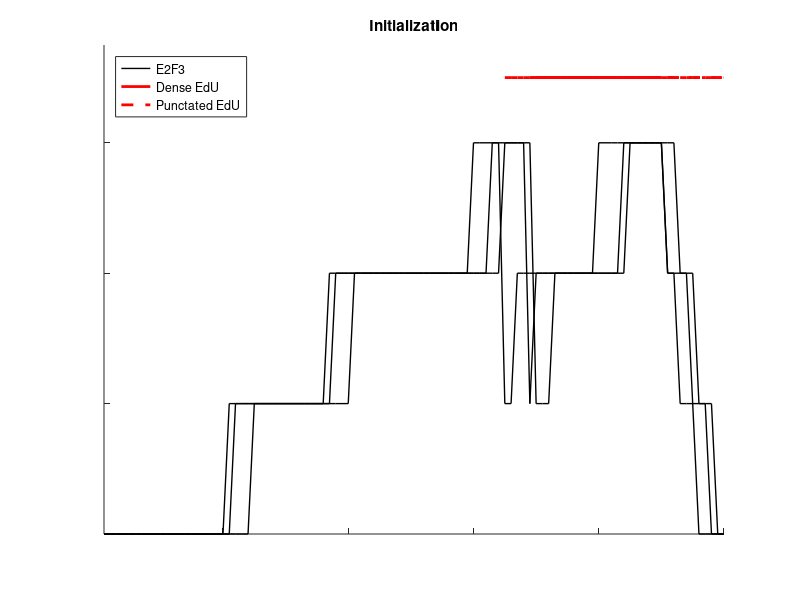
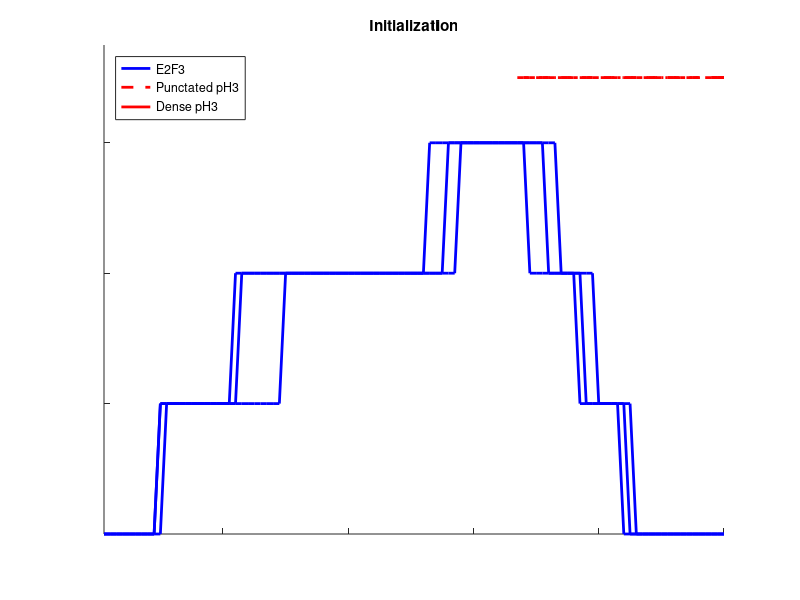
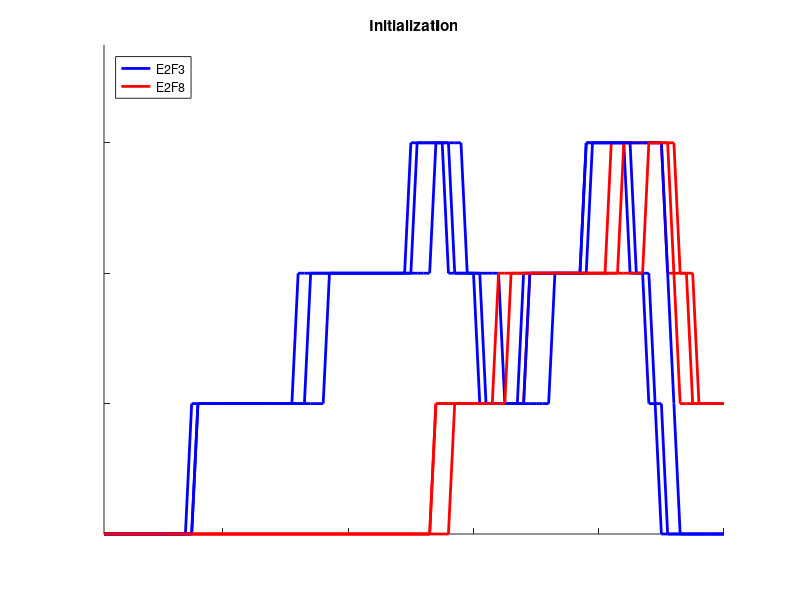
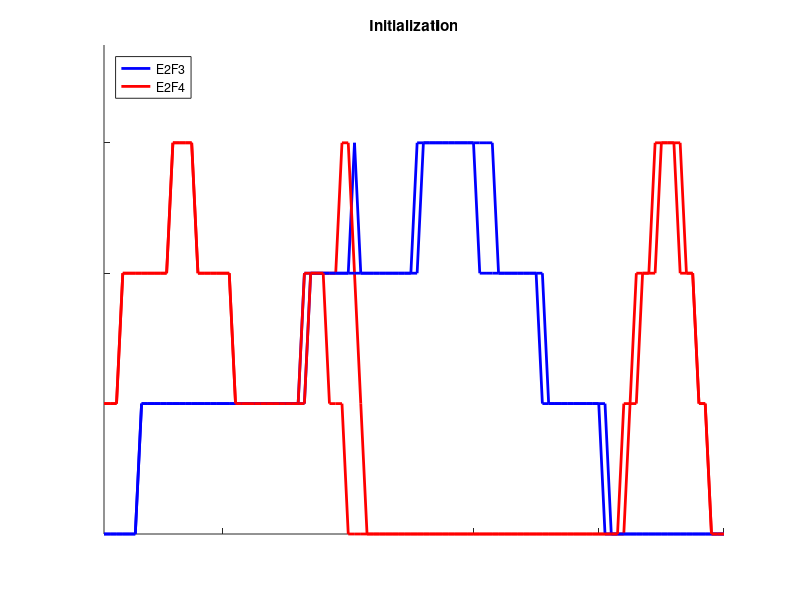

These charts were generated, in order, by the following MATLAB code: (Note: this script raises an error after producing the figures.)
# This program is free software; you can redistribute it and/or modify it under the terms of the GNU Affero General Public License version 3 as published by the Free Software Foundation:
# http://www.gnu.org/licenses/agpl-3.0.txt
############################################################

# data
# E2F3A - EdU
file = importdata ("./data/E2F3A_EdU.csv")
E2F3_EdU = ones(3,100);
currentIndex = ones(3,1);
for i = 1:size(file)(1)
  E2F3_EdU(1,currentIndex(1):(currentIndex(1)+file(i,2)-1)) = file(i,1);
  E2F3_EdU(2,currentIndex(2):(currentIndex(2)+file(i,3)-1)) = file(i,1);
  E2F3_EdU(3,currentIndex(3):(currentIndex(3)+file(i,4)-1)) = file(i,1);
  currentIndex(1) = currentIndex(1) + file(i,2);
  currentIndex(2) = currentIndex(2) + file(i,3);
  currentIndex(3) = currentIndex(3) + file(i,4);
end
# EdU - E2F3A
file = importdata ("./data/EdU_E2F3A.csv")
EdU_E2F3 = ones(3,100);
currentIndex = ones(3,1);
for i = 1:size(file)(1)
  EdU_E2F3(1,currentIndex(1):(currentIndex(1)+file(i,2)-1)) = file(i,1);
  EdU_E2F3(2,currentIndex(2):(currentIndex(2)+file(i,3)-1)) = file(i,1);
  EdU_E2F3(3,currentIndex(3):(currentIndex(3)+file(i,4)-1)) = file(i,1);
  currentIndex(1) = currentIndex(1) + file(i,2);
  currentIndex(2) = currentIndex(2) + file(i,3);
  currentIndex(3) = currentIndex(3) + file(i,4);
end
# E2F3A - pH3
file = importdata ("./data/E2F3A_pH3.csv")
E2F3_pH3 = ones(3,100);
currentIndex = ones(3,1);
for i = 1:size(file)(1)
  E2F3_pH3(1,currentIndex(1):(currentIndex(1)+file(i,2)-1)) = file(i,1);
  E2F3_pH3(2,currentIndex(2):(currentIndex(2)+file(i,3)-1)) = file(i,1);
  E2F3_pH3(3,currentIndex(3):(currentIndex(3)+file(i,4)-1)) = file(i,1);
  currentIndex(1) = currentIndex(1) + file(i,2);
  currentIndex(2) = currentIndex(2) + file(i,3);
  currentIndex(3) = currentIndex(3) + file(i,4);
end
# pH3 - E2F3A
file = importdata ("./data/pH3_E2F3A.csv")
pH3_E2F3 = ones(3,100);
currentIndex = ones(3,1);
for i = 1:size(file)(1)
  pH3_E2F3(1,currentIndex(1):(currentIndex(1)+file(i,2)-1)) = file(i,1);
  pH3_E2F3(2,currentIndex(2):(currentIndex(2)+file(i,3)-1)) = file(i,1);
  pH3_E2F3(3,currentIndex(3):(currentIndex(3)+file(i,4)-1)) = file(i,1);
  currentIndex(1) = currentIndex(1) + file(i,2);
  currentIndex(2) = currentIndex(2) + file(i,3);
  currentIndex(3) = currentIndex(3) + file(i,4);
end
# E2F8 - EdU
file = importdata ("./data/E2F8_EdU.csv")
E2F8_EdU = ones(3,100);
currentIndex = ones(3,1);
for i = 1:size(file)(1)
  E2F8_EdU(1,currentIndex(1):(currentIndex(1)+file(i,2)-1)) = file(i,1);
  E2F8_EdU(2,currentIndex(2):(currentIndex(2)+file(i,3)-1)) = file(i,1);
  E2F8_EdU(3,currentIndex(3):(currentIndex(3)+file(i,4)-1)) = file(i,1);
  currentIndex(1) = currentIndex(1) + file(i,2);
  currentIndex(2) = currentIndex(2) + file(i,3);
  currentIndex(3) = currentIndex(3) + file(i,4);
end
# EdU - E2F8
file = importdata ("./data/EdU_E2F8.csv")
EdU_E2F8 = ones(3,100);
currentIndex = ones(3,1);
for i = 1:size(file)(1)
  EdU_E2F8(1,currentIndex(1):(currentIndex(1)+file(i,2)-1)) = file(i,1);
  EdU_E2F8(2,currentIndex(2):(currentIndex(2)+file(i,3)-1)) = file(i,1);
  EdU_E2F8(3,currentIndex(3):(currentIndex(3)+file(i,4)-1)) = file(i,1);
  currentIndex(1) = currentIndex(1) + file(i,2);
  currentIndex(2) = currentIndex(2) + file(i,3);
  currentIndex(3) = currentIndex(3) + file(i,4);
end
#E2F8 - pH3
file = importdata ("./data/E2F8_pH3.csv")
E2F8_pH3 = ones(3,100);
currentIndex = ones(3,1);
for i = 1:size(file)(1)
  E2F8_pH3(1,currentIndex(1):(currentIndex(1)+file(i,2)-1)) = file(i,1);
  E2F8_pH3(2,currentIndex(2):(currentIndex(2)+file(i,3)-1)) = file(i,1);
  E2F8_pH3(3,currentIndex(3):(currentIndex(3)+file(i,4)-1)) = file(i,1);
  currentIndex(1) = currentIndex(1) + file(i,2);
  currentIndex(2) = currentIndex(2) + file(i,3);
  currentIndex(3) = currentIndex(3) + file(i,4);
end
# pH3 - E2F8
file = importdata ("./data/pH3_E2F8.csv")
pH3_E2F8 = ones(3,100);
currentIndex = ones(3,1);
for i = 1:size(file)(1)
  pH3_E2F8(1,currentIndex(1):(currentIndex(1)+file(i,2)-1)) = file(i,1);
  pH3_E2F8(2,currentIndex(2):(currentIndex(2)+file(i,3)-1)) = file(i,1);
  pH3_E2F8(3,currentIndex(3):(currentIndex(3)+file(i,4)-1)) = file(i,1);
  currentIndex(1) = currentIndex(1) + file(i,2);
  currentIndex(2) = currentIndex(2) + file(i,3);
  currentIndex(3) = currentIndex(3) + file(i,4);
end
# E2F3A - E2F8
file = importdata ("./data/E2F3A_E2F8.csv")
E2F3_E2F8 = ones(3,100);
currentIndex = ones(3,1);
for i = 1:size(file)(1)
  E2F3_E2F8(1,currentIndex(1):(currentIndex(1)+file(i,2)-1)) = file(i,1);
  E2F3_E2F8(2,currentIndex(2):(currentIndex(2)+file(i,3)-1)) = file(i,1);
  E2F3_E2F8(3,currentIndex(3):(currentIndex(3)+file(i,4)-1)) = file(i,1);
  currentIndex(1) = currentIndex(1) + file(i,2);
  currentIndex(2) = currentIndex(2) + file(i,3);
  currentIndex(3) = currentIndex(3) + file(i,4);
end
# E2F8 - E2F3A
file = importdata ("./data/E2F8_E2F3A.csv")
E2F8_E2F3 = ones(3,100);
currentIndex = ones(3,1);
for i = 1:size(file)(1)
  E2F8_E2F3(1,currentIndex(1):(currentIndex(1)+file(i,2)-1)) = file(i,1);
  E2F8_E2F3(2,currentIndex(2):(currentIndex(2)+file(i,3)-1)) = file(i,1);
  E2F8_E2F3(3,currentIndex(3):(currentIndex(3)+file(i,4)-1)) = file(i,1);
  currentIndex(1) = currentIndex(1) + file(i,2);
  currentIndex(2) = currentIndex(2) + file(i,3);
  currentIndex(3) = currentIndex(3) + file(i,4);
end
# E2F4 - EdU
file = importdata ("./data/E2F4_EdU.csv")
E2F4_EdU = ones(2,100);
currentIndex = ones(2,1);
for i = 1:size(file)(1)
  E2F4_EdU(1,currentIndex(1):(currentIndex(1)+file(i,2)-1)) = file(i,1);
  E2F4_EdU(2,currentIndex(2):(currentIndex(2)+file(i,3)-1)) = file(i,1);
  currentIndex(1) = currentIndex(1) + file(i,2);
  currentIndex(2) = currentIndex(2) + file(i,3);
end
# EdU - E2F4
file = importdata ("./data/EdU_E2F4.csv")
EdU_E2F4 = ones(2,100);
currentIndex = ones(2,1);
for i = 1:size(file)(1)
  EdU_E2F4(1,currentIndex(1):(currentIndex(1)+file(i,2)-1)) = file(i,1);
  EdU_E2F4(2,currentIndex(2):(currentIndex(2)+file(i,3)-1)) = file(i,1);
  currentIndex(1) = currentIndex(1) + file(i,2);
  currentIndex(2) = currentIndex(2) + file(i,3);
end
# E2F4 - pH3
file = importdata ("./data/E2F4_pH3.csv")
E2F4_pH3 = ones(2,100);
currentIndex = ones(2,1);
for i = 1:size(file)(1)
  E2F4_pH3(1,currentIndex(1):(currentIndex(1)+file(i,2)-1)) = file(i,1);
  E2F4_pH3(2,currentIndex(2):(currentIndex(2)+file(i,3)-1)) = file(i,1);
  currentIndex(1) = currentIndex(1) + file(i,2);
  currentIndex(2) = currentIndex(2) + file(i,3);
end
# pH3 - E2F4
file = importdata ("./data/pH3_E2F4.csv")
pH3_E2F4 = ones(2,100);
currentIndex = ones(2,1);
for i = 1:size(file)(1)
  pH3_E2F4(1,currentIndex(1):(currentIndex(1)+file(i,2)-1)) = file(i,1);
  pH3_E2F4(2,currentIndex(2):(currentIndex(2)+file(i,3)-1)) = file(i,1);
  currentIndex(1) = currentIndex(1) + file(i,2);
  currentIndex(2) = currentIndex(2) + file(i,3);
end
# E2F3A - E2F4
file = importdata ("./data/E2F3A_E2F4.csv")
E2F3_E2F4 = ones(2,100);
currentIndex = ones(2,1);
for i = 1:size(file)(1)
  E2F3_E2F4(1,currentIndex(1):(currentIndex(1)+file(i,2)-1)) = file(i,1);
  E2F3_E2F4(2,currentIndex(2):(currentIndex(2)+file(i,3)-1)) = file(i,1);
  currentIndex(1) = currentIndex(1) + file(i,2);
  currentIndex(2) = currentIndex(2) + file(i,3);
end
#E2F4 - E2F3A
file = importdata ("./data/E2F4_E2F3A.csv")
E2F4_E2F3 = ones(2,100);
currentIndex = ones(2,1);
for i = 1:size(file)(1)
  E2F4_E2F3(1,currentIndex(1):(currentIndex(1)+file(i,2)-1)) = file(i,1);
  E2F4_E2F3(2,currentIndex(2):(currentIndex(2)+file(i,3)-1)) = file(i,1);
  currentIndex(1) = currentIndex(1) + file(i,2);
  currentIndex(2) = currentIndex(2) + file(i,3);
end

# plot variables
x=1:100;
xx = linspace (0, 100, 400);

# initialization figures
# E2F3 - EdU
hf=figure();
hold on;
for i = 1:3
  plot(x,E2F3_EdU(i,:),'k','LineWidth',1,x(EdU_E2F3(i,:)==1),(EdU_E2F3(EdU_E2F3(i,:)==1)+3.5),'r-','LineWidth',2,x(EdU_E2F3(i,:)==2),(EdU_E2F3(EdU_E2F3(i,:)==2)+3.5),'r--','LineWidth',2)
end
axis([1 100 0 3.75],"nolabel")
legend("E2F3","Dense EdU","Punctated EdU","location","NorthWest")
title("Initialization")
print (hf, "./results/E2F3-EdU_MW_initialization.png");
close();
# E2F3 - pH3
hf=figure();
hold on;
for i = 1:3
  plot(x,E2F3_pH3(i,:),'b','LineWidth',2,x(pH3_E2F3(i,:)==1),(pH3_E2F3(pH3_E2F3(i,:)==1)+3.5),'r--','LineWidth',2,x(pH3_E2F3(i,:)==2),(pH3_E2F3(pH3_E2F3(i,:)==2)+3.5),'r-','LineWidth',2)
end
axis([1 100 0 3.75],"nolabel")
legend("E2F3","Punctated pH3","Dense pH3","location","NorthWest")
title("Initialization")
print (hf, "./results/E2F3-pH3_MW_initialization.png");
close();
# E2F3 - E2F8
hf=figure();
hold on;
for i = 1:3
  plot(x,E2F3_E2F8(i,:),'b-','LineWidth',2,E2F8_E2F3(i,:),'r-','LineWidth',2)
end
axis([1 100 0 3.75],"nolabel")
legend("E2F3","E2F8","location","NorthWest")
title("Initialization")
print (hf, "./results/E2F3-E2F8_MW_initialization.png");
close();
# E2F3 - E2F4
hf=figure();
hold on;
for i = 1:2
  plot(x,E2F3_E2F4(i,:),'b-','LineWidth',2,E2F4_E2F3(i,:),'r-','LineWidth',2)
end
axis([1 100 0 3.75],"nolabel")
legend("E2F3","E2F4","location","NorthWest")
title("Initialization")
print (hf, "./results/E2F3-E2F4_MW_initialization.png");
close();
# E2F8 - EdU
hf=figure();
hold on;
for i = 1:3
  plot(x,E2F8_EdU(i,:),'b','LineWidth',2,x(EdU_E2F8(i,:)==1),(EdU_E2F8(EdU_E2F8(i,:)==1)+3.5),'r-','LineWidth',2,x(EdU_E2F8(i,:)==2),(EdU_E2F8(EdU_E2F8(i,:)==2)+3.5),'r--','LineWidth',2)
end
axis([1 100 0 3.75],"nolabel")
legend("E2F8","Dense EdU","Punctated EdU","location","NorthWest")
title("Initialization")
print (hf, "./results/E2F8-EdU_MW_initialization.png");
close();
# E2F8 - pH3
hf=figure();
hold on;
for i = 1:3
  plot(x,E2F8_pH3(i,:),'b','LineWidth',2,x(pH3_E2F8(i,:)==1),(pH3_E2F8(pH3_E2F8(i,:)==1)+3.5),'r--','LineWidth',2,x(pH3_E2F8(i,:)==2),(pH3_E2F8(pH3_E2F8(i,:)==2)+3.5),'r-','LineWidth',2)
end
axis([1 100 0 3.75],"nolabel")
legend("E2F8","Punctated pH3","Dense pH3","location","NorthWest")
title("Initialization")
print (hf, "./results/E2F8-pH3_MW_initialization.png");
close();
# E2F4 - EdU
hf=figure();
hold on;
for i = 1:2
  plot(x,E2F4_EdU(i,:),'b','LineWidth',2,x(EdU_E2F4(i,:)==1),(EdU_E2F4(EdU_E2F4(i,:)==1)+3.5),'r-','LineWidth',2,x(EdU_E2F4(i,:)==2),(EdU_E2F4(EdU_E2F4(i,:)==2)+3.5),'r--','LineWidth',2)
end
axis([1 100 0 3.75],"nolabel")
legend("E2F4","Dense EdU","Punctated EdU","location","NorthWest")
title("Initialization")
print (hf, "./results/E2F4-EdU_MW_initialization.png");
close();
# E2F4 - pH3
hf=figure();
hold on;
for i = 1:2
  plot(x,E2F4_pH3(i,:),'b','LineWidth',2,x(pH3_E2F4(i,:)==1),(pH3_E2F4(pH3_E2F4(i,:)==1)+3.5),'r--','LineWidth',2,x(pH3_E2F4(i,:)==2),(pH3_E2F4(pH3_E2F4(i,:)==2)+3.5),'r-','LineWidth',2)
end
axis([1 100 0 3.75],"nolabel")
legend("E2F4","Punctated pH3","Dense pH3","location","NorthWest")
title("Initialization")
print (hf, "./results/E2F4-pH3_MW_initialization.png");
close();


# E2F3 - swap between EdU and pH3 that minimizes the distance between E2F3_EdU and E2F3_pH3
swapped_E2F3_EdU = E2F3_EdU;
swapped_EdU_E2F3 = EdU_E2F3;
for i = 1:3
  minDistance = inf;
  for p = 1:100
    swapVector = [p:100,1:(p-1)];
    currentDistance = 0;
    for j = 1:3
      currentDistance = currentDistance + sum((E2F3_EdU(i,swapVector)-E2F3_pH3(j,:)).^2);
    end
    if (currentDistance<minDistance)
      minDistance = currentDistance;
      swapped_E2F3_EdU(i,:) = E2F3_EdU(i,swapVector);
      swapped_EdU_E2F3(i,:) = EdU_E2F3(i,swapVector);
    endif
  end
end
# E2F8 - swap between EdU and pH3 that minimizes the distance between E2F8_EdU and E2F8_pH3
swapped_E2F8_EdU = E2F8_EdU;
swapped_EdU_E2F8 = EdU_E2F8;
for i = 1:3
  minDistance = inf;
  for p = 1:100
    swapVector = [p:100,1:(p-1)];
    currentDistance = 0;
    for j = 1:3
      currentDistance = currentDistance + sum((E2F8_EdU(i,swapVector)-E2F8_pH3(j,:)).^2);
    end
    if (currentDistance<minDistance)
      minDistance = currentDistance;
      swapped_E2F8_EdU(i,:) = E2F8_EdU(i,swapVector);
      swapped_EdU_E2F8(i,:) = EdU_E2F8(i,swapVector);
    endif
  end
end
# E2F4 - swap between EdU associated with E2F4 and EdU associated with E2F3 and E2F8
swapped_E2F4_EdU = E2F4_EdU;
swapped_EdU_E2F4 = EdU_E2F4;
for i = 1:2
  minDistance = inf;
  for p = 1:100
    swapVector = [p:100,1:(p-1)];
    currentDistance = 0;
    for j = 1:2
      currentDistance = currentDistance + sum((E2F4_EdU(i,swapVector)-E2F4_pH3(j,:)).^2);
    end
    if (currentDistance<minDistance)
      minDistance = currentDistance;
      swapped_E2F4_EdU(i,:) = E2F4_EdU(i,swapVector);
      swapped_EdU_E2F4(i,:) = EdU_E2F4(i,swapVector);
    endif
  end
end
# swap that minimizes distance between E2Fs for EdU and pH3 and distance between EdUs
inter_E2F3_EdU = swapped_E2F3_EdU;
final_EdU_E2F3 = swapped_EdU_E2F3;
inter_E2F8_EdU = swapped_E2F8_EdU;
final_EdU_E2F8 = swapped_EdU_E2F8;
inter_E2F4_EdU = swapped_E2F4_EdU;
final_EdU_E2F4 = swapped_EdU_E2F4;

# E2F3A initial registration
hf=figure();
hold on;
for i = 1:3
  plot(x,inter_E2F3_EdU(i,:),'r--','LineWidth',2,E2F3_pH3(i,:),'b--','LineWidth',2, ...
     x(final_EdU_E2F3(i,:)==1),(final_EdU_E2F3(final_EdU_E2F3(i,:)==1)+3.5+i*.1),'r-','LineWidth',2,x(final_EdU_E2F3(i,:)==2),(final_EdU_E2F3(final_EdU_E2F3(i,:)==2)+3.5+i*.1),'r--','LineWidth',2, ...
     x(pH3_E2F3(i,:)==1),(pH3_E2F3(pH3_E2F3(i,:)==1)+4+i*.1),'r--','LineWidth',2,x(pH3_E2F3(i,:)==2),(pH3_E2F3(pH3_E2F3(i,:)==2)+4+i*.1),'r-','LineWidth',2);
end
axis([1 100 0 4.5],"nolabel")
legend("E2F3 1","E2F3 2","location","NorthWest")
title("EdU registration based on pH3 levels for E2F3A")
print (hf, "./results/E2F3_MW_initialRegistration1.png");
close();
# E2F8 initial registration
hf=figure();
hold on;
for i = 1:3
  plot(x,inter_E2F8_EdU(i,:),'r--','LineWidth',2,E2F8_pH3(i,:),'b--','LineWidth',2, ...
     x(final_EdU_E2F8(i,:)==1),(final_EdU_E2F8(final_EdU_E2F8(i,:)==1)+3.5+i*.1),'r-','LineWidth',2,x(final_EdU_E2F8(i,:)==2),(final_EdU_E2F8(final_EdU_E2F8(i,:)==2)+3.5+i*.1),'r--','LineWidth',2, ...
     x(pH3_E2F8(i,:)==1),(pH3_E2F8(pH3_E2F8(i,:)==1)+4+i*.1),'r--','LineWidth',2,x(pH3_E2F8(i,:)==2),(pH3_E2F8(pH3_E2F8(i,:)==2)+4+i*.1),'r-','LineWidth',2);
end
axis([1 100 0 4.5],"nolabel")
legend("E2F8 1","E2F8 2","location","NorthWest")
title("EdU registration based on pH3 levels for E2F8")
print (hf, "./results/E2F8_MW_initialRegistration1.png");
close();
# E2F4 initial registration
hf=figure();
hold on;
for i = 1:2
  plot(x,inter_E2F4_EdU(i,:),'r--','LineWidth',2,E2F4_pH3(i,:),'b--','LineWidth',2, ...
     x(final_EdU_E2F4(i,:)==1),(final_EdU_E2F4(final_EdU_E2F4(i,:)==1)+3.5+i*.1),'r-','LineWidth',2,x(final_EdU_E2F4(i,:)==2),(final_EdU_E2F4(final_EdU_E2F4(i,:)==2)+3.5+i*.1),'r--','LineWidth',2, ...
     x(pH3_E2F4(i,:)==1),(pH3_E2F4(pH3_E2F4(i,:)==1)+4+i*.1),'r--','LineWidth',2,x(pH3_E2F4(i,:)==2),(pH3_E2F4(pH3_E2F4(i,:)==2)+4+i*.1),'r-','LineWidth',2);
end
axis([1 100 0 4.5],"nolabel")
legend("E2F4 1","E2F4 2","location","NorthWest")
title("EdU registration based on pH3 levels for E2F4")
print (hf, "./results/E2F4_MW_initialRegistration1.png");
close();
# EdU and pH3 over E2Fs
hf=figure();
hold on;
for i = 1:2
  plot(x(final_EdU_E2F3(i,:)==1),(final_EdU_E2F3(final_EdU_E2F3(i,:)==1)+i*.1),'r-','LineWidth',2,x(final_EdU_E2F3(i,:)==2),(final_EdU_E2F3(final_EdU_E2F3(i,:)==2)+i*.1),'r--','LineWidth',2, ...
     x(pH3_E2F3(i,:)==1),(pH3_E2F3(pH3_E2F3(i,:)==1)+2+i*.1),'r--','LineWidth',2,x(pH3_E2F3(i,:)==2),(pH3_E2F3(pH3_E2F3(i,:)==2)+2+i*.1),'r-','LineWidth',2, ...
     x(final_EdU_E2F8(i,:)==1),(final_EdU_E2F8(final_EdU_E2F8(i,:)==1)+0.5+i*.1),'r-','LineWidth',2,x(final_EdU_E2F8(i,:)==2),(final_EdU_E2F8(final_EdU_E2F8(i,:)==2)+0.5+i*.1),'r--','LineWidth',2, ...
     x(pH3_E2F8(i,:)==1),(pH3_E2F8(pH3_E2F8(i,:)==1)+2.5+i*.1),'r--','LineWidth',2,x(pH3_E2F8(i,:)==2),(pH3_E2F8(pH3_E2F8(i,:)==2)+2.5+i*.1),'r-','LineWidth',2, ...
     x(final_EdU_E2F4(i,:)==1),(final_EdU_E2F4(final_EdU_E2F4(i,:)==1)+1+i*.1),'r-','LineWidth',2,x(final_EdU_E2F4(i,:)==2),(final_EdU_E2F4(final_EdU_E2F4(i,:)==2)+1+i*.1),'r--','LineWidth',2, ...
     x(pH3_E2F4(i,:)==1),(pH3_E2F4(pH3_E2F4(i,:)==1)+3+i*.1),'r--','LineWidth',2,x(pH3_E2F4(i,:)==2),(pH3_E2F4(pH3_E2F4(i,:)==2)+3+i*.1),'r-','LineWidth',2);
end
plot(x(final_EdU_E2F3(3,:)==1),(final_EdU_E2F3(final_EdU_E2F3(3,:)==1)+3*.1),'r-','LineWidth',2,x(final_EdU_E2F3(3,:)==2),(final_EdU_E2F3(final_EdU_E2F3(3,:)==2)+3*.1),'r--','LineWidth',2, ...
     x(pH3_E2F3(3,:)==1),(pH3_E2F3(pH3_E2F3(3,:)==1)+2+3*.1),'r--','LineWidth',2,x(pH3_E2F3(3,:)==2),(pH3_E2F3(pH3_E2F3(3,:)==2)+2+3*.1),'r-','LineWidth',2, ...
     x(final_EdU_E2F8(3,:)==1),(final_EdU_E2F8(final_EdU_E2F8(3,:)==1)+0.5+3*.1),'r-','LineWidth',2,x(final_EdU_E2F8(3,:)==2),(final_EdU_E2F8(final_EdU_E2F8(3,:)==2)+0.5+3*.1),'r--','LineWidth',2, ...
     x(pH3_E2F8(3,:)==1),(pH3_E2F8(pH3_E2F8(3,:)==1)+2.5+3*.1),'r--','LineWidth',2,x(pH3_E2F8(3,:)==2),(pH3_E2F8(pH3_E2F8(3,:)==2)+2.5+3*.1),'r-','LineWidth',2);
axis([1 100 0 3.5],"nolabel")
title("EdU registration based on pH3 levels for each E2F independently")
print (hf, "./results/EdU_MW_initialRegistration1.png");
close();


swapped_E2F3_EdU = E2F3_EdU;
swapped_EdU_E2F3 = EdU_E2F3;
for i = 1:3
  minDistance = inf;
  for p = 1:100
    swapVector = [p:100,1:(p-1)];
    currentDistance = 0;
    for j = 1:3
      currentDistance = currentDistance + sum((E2F3_EdU(i,swapVector)-E2F3_pH3(j,:)).^2);
    end
    if (currentDistance<minDistance)
      minDistance = currentDistance;
      swapped_E2F3_EdU(i,:) = E2F3_EdU(i,swapVector);
      swapped_EdU_E2F3(i,:) = EdU_E2F3(i,swapVector);
    endif
  end
end


# 2nd stage swap: EdU swap accross E2Fs
nbIters=10;
for k = 1:nbIters
  # swap for E2F3A related curves that minimize the distance between Edu and pH3 over E2Fs
  for i = 1:3
    minDistance=inf;
    for p = 1:100
      swapVector = [p:100,1:(p-1)];
      currentDistance = 0;
      for j = 1:2
        currentDistance = currentDistance + sum((swapped_E2F3_EdU(i,swapVector)-E2F3_pH3(j,:)).^2) + ...
                        sum((swapped_EdU_E2F3(i,swapVector)-swapped_EdU_E2F8(j,:)).^2 + ...
                        (swapped_EdU_E2F3(i,swapVector)-swapped_EdU_E2F4(j,:)).^2);
      end
      currentDistance = currentDistance + sum((swapped_E2F3_EdU(i,swapVector)-E2F3_pH3(3,:)).^2) + ...
                        sum((swapped_EdU_E2F3(i,swapVector)-swapped_EdU_E2F8(3,:)).^2);
      if (currentDistance<minDistance)
        minDistance = currentDistance;
        inter_E2F3_EdU(i,:) = swapped_E2F3_EdU(i,swapVector);
        final_EdU_E2F3(i,:) = swapped_EdU_E2F3(i,swapVector);
      endif
    end
  end
  # swap for E2F8 related curves that minimize the distance between Edu and pH3 over E2Fs
  for i = 1:3
    minDistance=inf;
    for p = 1:100
      swapVector = [p:100,1:(p-1)];
      currentDistance = 0;
      for j = 1:2
        currentDistance = currentDistance + sum((swapped_E2F8_EdU(i,swapVector)-E2F8_pH3(j,:)).^2) + ...
                        sum((swapped_EdU_E2F8(i,swapVector)-swapped_EdU_E2F3(j,:)).^2 + ...
                        (swapped_EdU_E2F8(i,swapVector)-swapped_EdU_E2F4(j,:)).^2);
      end
      currentDistance = currentDistance + sum((swapped_E2F8_EdU(i,swapVector)-E2F8_pH3(3,:)).^2) + ...
                        sum((swapped_EdU_E2F8(i,swapVector)-swapped_EdU_E2F3(3,:)).^2);
      if (currentDistance<minDistance)
        minDistance = currentDistance;
        inter_E2F8_EdU(i,:) = swapped_E2F8_EdU(i,swapVector);
        final_EdU_E2F8(i,:) = swapped_EdU_E2F8(i,swapVector);
      endif
    end
  end
  # swap for E2F4 related curves that minimize the distance between Edu and pH3 over E2Fs
  for i = 1:2
    minDistance=inf;
    for p = 1:100
      swapVector = [p:100,1:(p-1)];
      currentDistance = 0;
      for j = 1:2
        currentDistance = currentDistance + sum((swapped_E2F4_EdU(i,swapVector)-E2F4_pH3(j,:)).^2) + ...
                        sum((swapped_EdU_E2F4(i,swapVector)-swapped_EdU_E2F3(j,:)).^2 + ...
                        (swapped_EdU_E2F4(i,swapVector)-swapped_EdU_E2F8(j,:)).^2);
      end
      currentDistance = currentDistance + sum((swapped_EdU_E2F4(i,swapVector)-swapped_EdU_E2F3(j,:)).^2 + ...
                        (swapped_EdU_E2F4(i,swapVector)-swapped_EdU_E2F8(j,:)).^2);
      if (currentDistance<minDistance)
        minDistance = currentDistance;
        inter_E2F4_EdU(i,:) = swapped_E2F4_EdU(i,swapVector);
        final_EdU_E2F4(i,:) = swapped_EdU_E2F4(i,swapVector);
      endif
    end
  end
end

# E2F3A initial registration stage 2
hf=figure();
hold on;
for i = 1:3
  plot(x,inter_E2F3_EdU(i,:),'r--','LineWidth',2,E2F3_pH3(i,:),'b--','LineWidth',2, ...
     x(final_EdU_E2F3(i,:)==1),(final_EdU_E2F3(final_EdU_E2F3(i,:)==1)+3.5+i*.1),'r-','LineWidth',2,x(final_EdU_E2F3(i,:)==2),(final_EdU_E2F3(final_EdU_E2F3(i,:)==2)+3.5+i*.1),'r--','LineWidth',2, ...
     x(pH3_E2F3(i,:)==1),(pH3_E2F3(pH3_E2F3(i,:)==1)+4+i*.1),'r--','LineWidth',2,x(pH3_E2F3(i,:)==2),(pH3_E2F3(pH3_E2F3(i,:)==2)+4+i*.1),'r-','LineWidth',2);
end
axis([1 100 0 4.5],"nolabel")
legend("E2F3 1","E2F3 2","location","NorthWest")
title("EdU registration based on pH3 levels over E2Fs")
print (hf, "./results/E2F3_MW_initialRegistration2.png");
close();
# E2F8 initial registration stage 2
hf=figure();
hold on;
for i = 1:3
  plot(x,inter_E2F8_EdU(i,:),'r--','LineWidth',2,E2F8_pH3(i,:),'b--','LineWidth',2, ...
     x(final_EdU_E2F8(i,:)==1),(final_EdU_E2F8(final_EdU_E2F8(i,:)==1)+3.5+i*.1),'r-','LineWidth',2,x(final_EdU_E2F8(i,:)==2),(final_EdU_E2F8(final_EdU_E2F8(i,:)==2)+3.5+i*.1),'r--','LineWidth',2, ...
     x(pH3_E2F8(i,:)==1),(pH3_E2F8(pH3_E2F8(i,:)==1)+4+i*.1),'r--','LineWidth',2,x(pH3_E2F8(i,:)==2),(pH3_E2F8(pH3_E2F8(i,:)==2)+4+i*.1),'r-','LineWidth',2);
end
axis([1 100 0 4.5],"nolabel")
legend("E2F8 1","E2F8 2","location","NorthWest")
title("EdU registration based on pH3 levels over E2Fs")
print (hf, "./results/E2F8_MW_initialRegistration2.png");
close();
# E2F4 initial registration stage 2
hf=figure();
hold on;
for i = 1:2
  plot(x,inter_E2F4_EdU(i,:),'r--','LineWidth',2,E2F4_pH3(i,:),'b--','LineWidth',2, ...
     x(final_EdU_E2F4(i,:)==1),(final_EdU_E2F4(final_EdU_E2F4(i,:)==1)+3.5+i*.1),'r-','LineWidth',2,x(final_EdU_E2F4(i,:)==2),(final_EdU_E2F4(final_EdU_E2F4(i,:)==2)+3.5+i*.1),'r--','LineWidth',2, ...
     x(pH3_E2F4(i,:)==1),(pH3_E2F4(pH3_E2F4(i,:)==1)+4+i*.1),'r--','LineWidth',2,x(pH3_E2F4(i,:)==2),(pH3_E2F4(pH3_E2F4(i,:)==2)+4+i*.1),'r-','LineWidth',2);
end
axis([1 100 0 4.5],"nolabel")
legend("E2F4 1","E2F4 2","location","NorthWest")
title("EdU registration based on pH3 levels over E2Fs")
print (hf, "./results/E2F4_MW_initialRegistration2.png");
close();
# EdU and pH3 over E2Fs
hf=figure();
hold on;
for i = 1:2
  plot(x(final_EdU_E2F3(i,:)==1),(final_EdU_E2F3(final_EdU_E2F3(i,:)==1)+i*.1),'r-','LineWidth',2,x(final_EdU_E2F3(i,:)==2),(final_EdU_E2F3(final_EdU_E2F3(i,:)==2)+i*.1),'r--','LineWidth',2, ...
     x(pH3_E2F3(i,:)==1),(pH3_E2F3(pH3_E2F3(i,:)==1)+2+i*.1),'r--','LineWidth',2,x(pH3_E2F3(i,:)==2),(pH3_E2F3(pH3_E2F3(i,:)==2)+2+i*.1),'r-','LineWidth',2, ...
     x(final_EdU_E2F8(i,:)==1),(final_EdU_E2F8(final_EdU_E2F8(i,:)==1)+0.5+i*.1),'r-','LineWidth',2,x(final_EdU_E2F8(i,:)==2),(final_EdU_E2F8(final_EdU_E2F8(i,:)==2)+0.5+i*.1),'r--','LineWidth',2, ...
     x(pH3_E2F8(i,:)==1),(pH3_E2F8(pH3_E2F8(i,:)==1)+2.5+i*.1),'r--','LineWidth',2,x(pH3_E2F8(i,:)==2),(pH3_E2F8(pH3_E2F8(i,:)==2)+2.5+i*.1),'r-','LineWidth',2, ...
     x(final_EdU_E2F4(i,:)==1),(final_EdU_E2F4(final_EdU_E2F4(i,:)==1)+1+i*.1),'r-','LineWidth',2,x(final_EdU_E2F4(i,:)==2),(final_EdU_E2F4(final_EdU_E2F4(i,:)==2)+1+i*.1),'r--','LineWidth',2, ...
     x(pH3_E2F4(i,:)==1),(pH3_E2F4(pH3_E2F4(i,:)==1)+3+i*.1),'r--','LineWidth',2,x(pH3_E2F4(i,:)==2),(pH3_E2F4(pH3_E2F4(i,:)==2)+3+i*.1),'r-','LineWidth',2);
end
plot(x(final_EdU_E2F3(3,:)==1),(final_EdU_E2F3(final_EdU_E2F3(3,:)==1)+3*.1),'r-','LineWidth',2,x(final_EdU_E2F3(3,:)==2),(final_EdU_E2F3(final_EdU_E2F3(3,:)==2)+3*.1),'r--','LineWidth',2, ...
     x(pH3_E2F3(3,:)==1),(pH3_E2F3(pH3_E2F3(3,:)==1)+2+3*.1),'r--','LineWidth',2,x(pH3_E2F3(3,:)==2),(pH3_E2F3(pH3_E2F3(3,:)==2)+2+3*.1),'r-','LineWidth',2, ...
     x(final_EdU_E2F8(3,:)==1),(final_EdU_E2F8(final_EdU_E2F8(3,:)==1)+0.5+3*.1),'r-','LineWidth',2,x(final_EdU_E2F8(3,:)==2),(final_EdU_E2F8(final_EdU_E2F8(3,:)==2)+0.5+3*.1),'r--','LineWidth',2, ...
     x(pH3_E2F8(3,:)==1),(pH3_E2F8(pH3_E2F8(3,:)==1)+2.5+3*.1),'r--','LineWidth',2,x(pH3_E2F8(3,:)==2),(pH3_E2F8(pH3_E2F8(3,:)==2)+2.5+3*.1),'r-','LineWidth',2);
axis([1 100 0 3.5],"nolabel")
title("EdU registration based on pH3 levels over E2Fs")
print (hf, "./results/EdU_MW_initialRegistration2.png");
close();

######################################################################
# Local Hungarian algorithm 2
######################################################################
# Register E2F3, E2F8 and E2F4 all together
######################################################################
current_E2F3_EdU = inter_E2F3_EdU;
current_E2F3_pH3 = E2F3_pH3;
current_E2F8_EdU = inter_E2F8_EdU;
current_E2F8_pH3 = E2F8_pH3;
current_E2F4_EdU = inter_E2F4_EdU;
current_E2F4_pH3 = E2F4_pH3;
current_E2F3_E2F8 = E2F3_E2F8;
current_E2F3_E2F4 = E2F3_E2F4;
current_E2F8_E2F3 = E2F8_E2F3;
current_E2F4_E2F3 = E2F4_E2F3;
nbIters=100;

for k = 1:nbIters
  # Register E2F3_EdU
  for p = 1:3
    E2F3_EdU_cost = zeros(100);
    for q = 1:2
      for i = 1:100
        for j = 1:100
          E2F3_EdU_cost(j,i) += ((current_E2F3_EdU(p,j)-current_E2F3_pH3(q,i))^2 + (current_E2F3_EdU(p,j)-current_E2F3_E2F8(q,i))^2 + ...
                                (current_E2F3_EdU(p,j)-current_E2F3_E2F4(q,i))^2);
        end
      end
    end
    for i = 1:100
      for j = 1:100
        E2F3_EdU_cost(j,i) += ((current_E2F3_EdU(p,j)-current_E2F3_pH3(3,i))^2 + (current_E2F3_EdU(p,j)-current_E2F3_E2F8(3,i))^2 + ...
                              100*(final_EdU_E2F3(p,j)-final_EdU_E2F3(p,i))^2 + sqrt(min([i-j,100-(i-j)])^2)/k);
      end
    end
    # Assignment with Hungarian algorithm
    [E2F3_EdU_C,E2F3_EdU_T] = hungarian(E2F3_EdU_cost);
    current_E2F3_EdU(p,:) = current_E2F3_EdU(p,E2F3_EdU_C);
    final_EdU_E2F3(p,:) = final_EdU_E2F3(p,E2F3_EdU_C);
  end
  # Register E2F3_pH3
  for p = 1:3
    E2F3_pH3_cost = zeros(100);
    for q = 1:2
      for i=1:100
        for j=1:100
          E2F3_pH3_cost(j,i) += ((current_E2F3_pH3(p,j)-current_E2F3_EdU(q,i))^2 + (current_E2F3_pH3(p,j)-current_E2F3_E2F8(q,i))^2 + ...
                                (current_E2F3_EdU(p,j)-current_E2F3_E2F4(q,i))^2);
        end
      end
    end
    for i=1:100
      for j=1:100
        E2F3_pH3_cost(j,i) += ((current_E2F3_pH3(p,j)-current_E2F3_EdU(3,i))^2 + (current_E2F3_pH3(p,j)-current_E2F3_E2F8(3,i))^2 + ...
                              100*(pH3_E2F3(p,j)-pH3_E2F3(p,i))^2 + sqrt(min([i-j,100-(i-j)])^2)/k);
      end
    end
    # Assignment with Hungarian algorithm
    [E2F3_pH3_C,E2F3_pH3_T] = hungarian(E2F3_pH3_cost);
    current_E2F3_pH3(p,:) = current_E2F3_pH3(p,E2F3_pH3_C);
    pH3_E2F3(p,:) = pH3_E2F3(p,E2F3_pH3_C);
  end
  # Register E2F8_EdU
  for p = 1:3
    E2F8_EdU_cost = zeros(100);
    for q = 1:3
      for i=1:100
        for j=1:100
          E2F8_EdU_cost(j,i) += ((current_E2F8_EdU(p,j)-current_E2F8_pH3(q,i))^2 + (current_E2F8_EdU(p,j)-current_E2F8_E2F3(q,i))^2);
        end
      end
    end
    for i=1:100
      for j=1:100
        E2F8_EdU_cost(j,i) += (100*(final_EdU_E2F8(p,j)-final_EdU_E2F8(p,i))^2 + sqrt(min([i-j,100-(i-j)])^2)/k);
      end
    end
    # Assignment with Hungarian algorithm
    [E2F8_EdU_C,E2F8_EdU_T] = hungarian(E2F8_EdU_cost);
    current_E2F8_EdU(p,:) = current_E2F8_EdU(p,E2F8_EdU_C);
    final_EdU_E2F8(p,:) = final_EdU_E2F8(p,E2F8_EdU_C);
  end
  # Register E2F3_pH3
  for p = 1:3
    E2F8_pH3_cost = zeros(100);
    for q = 1:3
      for i=1:100
        for j=1:100
          E2F8_pH3_cost(j,i) += ((current_E2F8_pH3(p,j)-current_E2F8_EdU(q,i))^2 + (current_E2F8_pH3(p,j)-current_E2F8_E2F3(q,i))^2);
        end
      end
    end
    for i=1:100
      for j=1:100
        E2F8_pH3_cost(j,i) += (100*(pH3_E2F8(p,j)-pH3_E2F8(p,i))^2 + sqrt(min([i-j,100-(i-j)])^2)/k);
      end
    end
    # Assignment with Hungarian algorithm
    [E2F8_pH3_C,E2F8_pH3_T] = hungarian(E2F8_pH3_cost);
    current_E2F8_pH3(p,:) = current_E2F8_pH3(p,E2F8_pH3_C);
    pH3_E2F8(p,:) = pH3_E2F8(p,E2F8_pH3_C);
  end
  # Register E2F4_EdU
  for p = 1:2
    E2F4_EdU_cost = zeros(100);
    for q = 1:2
      for i=1:100
        for j=1:100
          E2F4_EdU_cost(j,i) += ((current_E2F4_EdU(p,j)-current_E2F4_pH3(q,i))^2 + (current_E2F4_EdU(p,j)-current_E2F4_E2F3(q,i))^2);
        end
      end
    end
    for i=1:100
      for j=1:100
        E2F4_EdU_cost(j,i) += (100*(final_EdU_E2F4(p,j)-final_EdU_E2F4(p,i))^2 + sqrt(min([i-j,100-(i-j)])^2)/k);
      end
    end
    # Assignment with Hungarian algorithm
    [E2F4_EdU_C,E2F4_EdU_T] = hungarian(E2F4_EdU_cost);
    current_E2F4_EdU(p,:) = current_E2F4_EdU(p,E2F4_EdU_C);
    final_EdU_E2F4(p,:) = final_EdU_E2F4(p,E2F4_EdU_C);
  end
  # Register E2F4_pH3
  for p = 1:2
    E2F4_pH3_cost = zeros(100);
    for q = 1:2
      for i=1:100
        for j=1:100
          E2F4_pH3_cost(j,i) += ((current_E2F4_pH3(p,j)-current_E2F4_EdU(q,i))^2 + (current_E2F4_pH3(p,j)-current_E2F4_E2F3(q,i))^2);
        end
      end
    end
    for i=1:100
        for j=1:100
          E2F4_pH3_cost(j,i) += (100*(pH3_E2F4(p,j)-pH3_E2F4(p,i))^2 + sqrt(min([i-j,100-(i-j)])^2)/k);
        end
      end
    # Assignment with Hungarian algorithm
    [E2F4_pH3_C,E2F4_pH3_T] = hungarian(E2F4_pH3_cost);
    current_E2F4_pH3(p,:) = current_E2F4_pH3(p,E2F4_pH3_C);
    pH3_E2F4(p,:) = pH3_E2F4(p,E2F4_pH3_C);
  end
  # Register E2F3_E2F8
  for p = 1:3
    E2F38_cost = zeros(100);
    for q = 1:2
      for i=1:100
        for j=1:100
          E2F38_cost(j,i) += ((current_E2F3_E2F8(p,j)-current_E2F3_EdU(q,i))^2 + (current_E2F3_E2F8(p,j)-current_E2F3_pH3(q,i))^2 + ...
                              (current_E2F3_E2F8(p,j)-current_E2F3_E2F4(q,i))^2 + ...
                              (current_E2F8_E2F3(p,j)-current_E2F8_EdU(q,i))^2 + (current_E2F8_E2F3(p,j)-current_E2F8_pH3(q,i))^2);
        end
      end
    end
    for i=1:100
      for j=1:100
        E2F38_cost(j,i) += ((current_E2F3_E2F8(p,j)-current_E2F3_EdU(3,i))^2 + (current_E2F3_E2F8(p,j)-current_E2F3_pH3(3,i))^2 + ...
                            (current_E2F8_E2F3(p,j)-current_E2F8_EdU(3,i))^2 + (current_E2F8_E2F3(p,j)-current_E2F8_pH3(3,i))^2 + ...
                            sqrt(min([i-j,100-(i-j)])^2)/k);
      end
    end
    # Assignment with Hungarian algorithm
    [E2F38_C,E2F38_T] = hungarian(E2F38_cost);
    current_E2F3_E2F8(p,:) = current_E2F3_E2F8(p,E2F38_C);
    current_E2F8_E2F3(p,:) = current_E2F8_E2F3(p,E2F38_C);
  end
  # Register E2F3_E2F4
  for p = 1:2
    E2F34_cost = zeros(100);
    for q = 1:2
      for i=1:100
        for j=1:100
          E2F34_cost(j,i) += ((current_E2F3_E2F4(p,j)-current_E2F3_EdU(q,i))^2 + (current_E2F3_E2F4(p,j)-current_E2F3_pH3(q,i))^2 + ...
                              (current_E2F3_E2F4(p,j)-current_E2F3_E2F8(q,i))^2 + ...
                              (current_E2F4_E2F3(p,j)-current_E2F4_EdU(q,i))^2 + (current_E2F4_E2F3(p,j)-current_E2F4_pH3(q,i))^2);
        end
      end
    end
    for i=1:100
      for j=1:100
        E2F34_cost(j,i) += ((current_E2F3_E2F4(p,j)-current_E2F3_EdU(3,i))^2 + (current_E2F3_E2F4(p,j)-current_E2F3_pH3(3,i))^2 + ...
                            (current_E2F3_E2F4(p,j)-current_E2F3_E2F8(3,i))^2 + sqrt(min([i-j,100-(i-j)])^2)/k);
      end
    end
    # Assignment with Hungarian algorithm
    [E2F34_C,E2F34_T] = hungarian(E2F34_cost);
    current_E2F3_E2F4(p,:) = current_E2F3_E2F4(p,E2F34_C);
    current_E2F4_E2F3(p,:) = current_E2F4_E2F3(p,E2F34_C);
  end
end

# E2F3A registration
hf=figure();
hold on;
for i = 1:2
  plot(x,inter_E2F3_EdU(i,:),'r--','LineWidth',2,E2F3_pH3(i,:),'b--','LineWidth',2,current_E2F3_E2F8(i,:),'k--','LineWidth',2,current_E2F3_E2F4(i,:),'g--','LineWidth',2, ...
     x(final_EdU_E2F3(i,:)==1),(final_EdU_E2F3(final_EdU_E2F3(i,:)==1)+3.5+i*.1),'r-','LineWidth',2,x(final_EdU_E2F3(i,:)==2),(final_EdU_E2F3(final_EdU_E2F3(i,:)==2)+3.5+i*.1),'r--','LineWidth',2, ...
     x(pH3_E2F3(i,:)==1),(pH3_E2F3(pH3_E2F3(i,:)==1)+4+i*.1),'r--','LineWidth',2,x(pH3_E2F3(i,:)==2),(pH3_E2F3(pH3_E2F3(i,:)==2)+4+i*.1),'r-','LineWidth',2);
end
plot(x,inter_E2F3_EdU(3,:),'r--','LineWidth',2,E2F3_pH3(3,:),'b--','LineWidth',2,current_E2F3_E2F8(3,:),'k--','LineWidth',2, ...
     x(final_EdU_E2F3(3,:)==1),(final_EdU_E2F3(final_EdU_E2F3(3,:)==1)+3.5+3*.1),'r-','LineWidth',2,x(final_EdU_E2F3(3,:)==2),(final_EdU_E2F3(final_EdU_E2F3(3,:)==2)+3.5+3*.1),'r--','LineWidth',2, ...
     x(pH3_E2F3(3,:)==1),(pH3_E2F3(pH3_E2F3(3,:)==1)+4+3*.1),'r--','LineWidth',2,x(pH3_E2F3(3,:)==2),(pH3_E2F3(pH3_E2F3(3,:)==2)+4+3*.1),'r-','LineWidth',2);
axis([1 100 0 4.5],"nolabel")
legend("E2F3A with EdU","E2F3A with pH3","E2F3A with E2F8","E2F3A with E2F4","location","NorthWest")
title("E2F3A registration")
print (hf, "./results/E2F3_MW_registration_local12.png");
close();
# E2F8 registration
hf=figure();
hold on;
for i = 1:3
  plot(x,inter_E2F8_EdU(i,:),'r--','LineWidth',2,E2F8_pH3(i,:),'b--','LineWidth',2,current_E2F8_E2F3(i,:),'k--','LineWidth',2, ...
     x(final_EdU_E2F8(i,:)==1),(final_EdU_E2F8(final_EdU_E2F8(i,:)==1)+3.5+i*.1),'r-','LineWidth',2,x(final_EdU_E2F8(i,:)==2),(final_EdU_E2F8(final_EdU_E2F8(i,:)==2)+3.5+i*.1),'r--','LineWidth',2, ...
     x(pH3_E2F8(i,:)==1),(pH3_E2F8(pH3_E2F8(i,:)==1)+4+i*.1),'r--','LineWidth',2,x(pH3_E2F8(i,:)==2),(pH3_E2F8(pH3_E2F8(i,:)==2)+4+i*.1),'r-','LineWidth',2);
end
axis([1 100 0 4.5],"nolabel")
legend("E2F8 with EdU","E2F8 with pH3","E2F8 with E2F3A","location","NorthWest")
title("E2F8 registration")
print (hf, "./results/E2F8_MW_registration_local12.png");
close();
# E2F4 registration
hf=figure();
hold on;
for i = 1:2
  plot(x,inter_E2F4_EdU(i,:),'r--','LineWidth',2,E2F4_pH3(i,:),'b--','LineWidth',2,current_E2F4_E2F3(i,:),'k--','LineWidth',2, ...
     x(final_EdU_E2F4(i,:)==1),(final_EdU_E2F4(final_EdU_E2F4(i,:)==1)+3.5+i*.1),'r-','LineWidth',2,x(final_EdU_E2F4(i,:)==2),(final_EdU_E2F4(final_EdU_E2F4(i,:)==2)+3.5+i*.1),'r--','LineWidth',2, ...
     x(pH3_E2F4(i,:)==1),(pH3_E2F4(pH3_E2F4(i,:)==1)+4+i*.1),'r--','LineWidth',2,x(pH3_E2F4(i,:)==2),(pH3_E2F4(pH3_E2F4(i,:)==2)+4+i*.1),'r-','LineWidth',2);
end
axis([1 100 0 4.5],"nolabel")
legend("E2F4 with EdU","E2F4 with pH3","E2F4 with E2F3A","location","NorthWest")
title("E2F4 registration")
print (hf, "./results/E2F4_MW_registration_local12.png");
close();

final_E2F3_EdU = current_E2F3_EdU;
final_E2F3_pH3 = current_E2F3_pH3;
final_E2F3_E2F8 = current_E2F3_E2F8;
final_E2F3_E2F4 = current_E2F3_E2F4;
final_E2F8_EdU = current_E2F8_EdU;
final_E2F8_pH3 = current_E2F8_pH3;
final_E2F8_E2F3 = current_E2F8_E2F3;
final_E2F4_EdU = current_E2F4_EdU;
final_E2F4_pH3 = current_E2F4_pH3;
final_E2F4_E2F3 = current_E2F4_E2F3;

final_EdU = zeros(1,100);
final_pH3 = zeros(1,100);
EdUvalues = zeros(3,100);
pH3values = zeros(3,100);
for j = 1:2
  for i = 1:100
    EdUvalues(final_EdU_E2F3(j,i)+1,i) += 1;
    EdUvalues(final_EdU_E2F8(j,i)+1,i) += 1;
    EdUvalues(final_EdU_E2F4(j,i)+1,i) += 1;
    pH3values(pH3_E2F3(j,i)+1,i) += 1;
    pH3values(pH3_E2F8(j,i)+1,i) += 1;
    pH3values(pH3_E2F4(j,i)+1,i) += 1;
  end
end
for i = 1:100
  EdUvalues(final_EdU_E2F3(3,i)+1,i) += 1;
  EdUvalues(final_EdU_E2F8(3,i)+1,i) += 1;
  pH3values(pH3_E2F3(3,i)+1,i) += 1;
  pH3values(pH3_E2F8(3,i)+1,i) += 1;
end
for i =1:100
  if (EdUvalues(1,i)>3)
    final_EdU(i) = 0;
  elseif (EdUvalues(2,i)>3)
    final_EdU(i) = 1;
  else
    final_EdU(i) = 2;
  endif
  if (pH3values(1,i)>4)
    final_pH3(i) = 0;
  elseif (pH3values(2,i)>3)
    final_pH3(i) = 1;
  else
    final_pH3(i) = 2;
  endif
end


splineParameter=4
pp_E2F3 = splinefit (x, (final_E2F3_EdU(1,:)+final_E2F3_pH3(1,:)+final_E2F3_E2F8(1,:)+final_E2F3_E2F4(1,:)+final_E2F3_EdU(2,:)+final_E2F3_pH3(2,:)+final_E2F3_E2F8(2,:)+final_E2F3_E2F4(2,:)+final_E2F3_EdU(3,:)+final_E2F3_pH3(3,:)+final_E2F3_E2F8(3,:))/11, splineParameter );
y_E2F3 = ppval (pp_E2F3, xx);
y_E2F3(y_E2F3<0) = 0
y_E2F3(380:400) = 0
pp_E2F8 = splinefit (x, (final_E2F8_EdU(1,:)+final_E2F8_pH3(1,:)+final_E2F8_E2F3(1,:)+final_E2F8_EdU(2,:)+final_E2F8_pH3(2,:)+final_E2F8_E2F3(2,:)+final_E2F8_EdU(3,:)+final_E2F8_pH3(3,:)+final_E2F8_E2F3(3,:))/9, splineParameter);
y_E2F8 = ppval (pp_E2F8, xx);
y_E2F8(1:130) = 0
y_E2F8(y_E2F8<0) = 0
pp_E2F4 = splinefit (x, (final_E2F4_EdU(1,:)+final_E2F4_pH3(1,:)+final_E2F4_E2F3(1,:)+final_E2F4_EdU(2,:)+final_E2F4_pH3(2,:)+final_E2F4_E2F3(2,:))/6, splineParameter);
y_E2F4 = ppval (pp_E2F4, xx);
y_E2F4(y_E2F4<0) = 0

# E2F3A registration
hf=figure();
hold on;
for i = 1:2
  plot(x,inter_E2F3_EdU(i,:),'r--','LineWidth',2,E2F3_pH3(i,:),'b--','LineWidth',2,current_E2F3_E2F8(i,:),'k--','LineWidth',2,current_E2F3_E2F4(i,:),'g--','LineWidth',2, ...
     x(final_EdU_E2F3(i,:)==1),(final_EdU_E2F3(final_EdU_E2F3(i,:)==1)+3.5+i*.1),'r-','LineWidth',2,x(final_EdU_E2F3(i,:)==2),(final_EdU_E2F3(final_EdU_E2F3(i,:)==2)+3.5+i*.1),'r--','LineWidth',2, ...
     x(pH3_E2F3(i,:)==1),(pH3_E2F3(pH3_E2F3(i,:)==1)+4+i*.1),'r--','LineWidth',2,x(pH3_E2F3(i,:)==2),(pH3_E2F3(pH3_E2F3(i,:)==2)+4+i*.1),'r-','LineWidth',2);
end
plot(x,inter_E2F3_EdU(3,:),'r--','LineWidth',2,E2F3_pH3(3,:),'b--','LineWidth',2,current_E2F3_E2F8(3,:),'k--','LineWidth',2, ...
     x(final_EdU_E2F3(3,:)==1),(final_EdU_E2F3(final_EdU_E2F3(3,:)==1)+3.5+3*.1),'r-','LineWidth',2,x(final_EdU_E2F3(3,:)==2),(final_EdU_E2F3(final_EdU_E2F3(3,:)==2)+3.5+3*.1),'r--','LineWidth',2, ...
     x(pH3_E2F3(3,:)==1),(pH3_E2F3(pH3_E2F3(3,:)==1)+4+3*.1),'r--','LineWidth',2,x(pH3_E2F3(3,:)==2),(pH3_E2F3(pH3_E2F3(3,:)==2)+4+3*.1),'r-','LineWidth',2);
plot(xx,y_E2F3,'color',[0.44,.68,0.28],'LineWidth',2)
axis([1 100 0 4.5],"nolabel")
legend("E2F3A with EdU","E2F3A with pH3","E2F3A with E2F8","E2F3A with E2F4","location","NorthWest")
title("E2F3A registration")
print (hf, "./results/E2F3_MW_registration_local12.png");
close();
# E2F8 registration
hf=figure();
hold on;
for i = 1:3
  plot(x,inter_E2F8_EdU(i,:),'r--','LineWidth',2,E2F8_pH3(i,:),'b--','LineWidth',2,current_E2F8_E2F3(i,:),'k--','LineWidth',2, ...
     x(final_EdU_E2F8(i,:)==1),(final_EdU_E2F8(final_EdU_E2F8(i,:)==1)+3.5+i*.1),'r-','LineWidth',2,x(final_EdU_E2F8(i,:)==2),(final_EdU_E2F8(final_EdU_E2F8(i,:)==2)+3.5+i*.1),'r--','LineWidth',2, ...
     x(pH3_E2F8(i,:)==1),(pH3_E2F8(pH3_E2F8(i,:)==1)+4+i*.1),'r--','LineWidth',2,x(pH3_E2F8(i,:)==2),(pH3_E2F8(pH3_E2F8(i,:)==2)+4+i*.1),'r-','LineWidth',2);
end
plot(xx,y_E2F8,'color',[0.27,.45,0.77],'LineWidth',2)
axis([1 100 0 4.5],"nolabel")
legend("E2F8 with EdU","E2F8 with pH3","E2F8 with E2F3A","location","NorthWest")
title("E2F8 registration")
print (hf, "./results/E2F8_MW_registration_local12.png");
close();
# E2F4 registration
hf=figure();
hold on;
for i = 1:2
  plot(x,inter_E2F4_EdU(i,:),'r--','LineWidth',2,E2F4_pH3(i,:),'b--','LineWidth',2,current_E2F4_E2F3(i,:),'k--','LineWidth',2, ...
     x(final_EdU_E2F4(i,:)==1),(final_EdU_E2F4(final_EdU_E2F4(i,:)==1)+3.5+i*.1),'r-','LineWidth',2,x(final_EdU_E2F4(i,:)==2),(final_EdU_E2F4(final_EdU_E2F4(i,:)==2)+3.5+i*.1),'r--','LineWidth',2, ...
     x(pH3_E2F4(i,:)==1),(pH3_E2F4(pH3_E2F4(i,:)==1)+4+i*.1),'r--','LineWidth',2,x(pH3_E2F4(i,:)==2),(pH3_E2F4(pH3_E2F4(i,:)==2)+4+i*.1),'r-','LineWidth',2);
end
plot(xx,y_E2F4,'color',[.75,0,0],'LineWidth',2)
axis([1 100 0 4.5],"nolabel")
legend("E2F4 with EdU","E2F4 with pH3","E2F4 with E2F3A","location","NorthWest")
title("E2F4 registration")
print (hf, "./results/E2F4_MW_registration_local12.png");
close();

hf=figure();
plot(xx,y_E2F3,'color',[0.44,.68,0.28],'LineWidth',2,xx,y_E2F8,'color',[0.27,.45,0.77],'LineWidth',2,xx,y_E2F4,'color',[.75,0,0],'LineWidth',2, ...
     x(final_EdU==1),(final_EdU(final_EdU==1)+2.5),'r-','LineWidth',2,x(final_pH3==2),(final_pH3(final_pH3==2)+1.25),'color',[0.44,.19,0.63],'LineWidth',2, ...
     x(final_pH3==1),(final_pH3(final_pH3==1)+2.25),'color',[0.44,.19,0.63],'linestyle',':','LineWidth',2,x(final_EdU==2),(final_EdU(final_EdU==2)+1.5),'r:','LineWidth',2);
axis([1 100 0 3.75],"nolabel")
legend("E2F3A","MYC-E2F8","MYC-E2F4","EdU","pH3","location","NorthWest")
file = strcat("./results/final_local2_",num2str(splineParameter),".png");
print (hf, file);
close();
